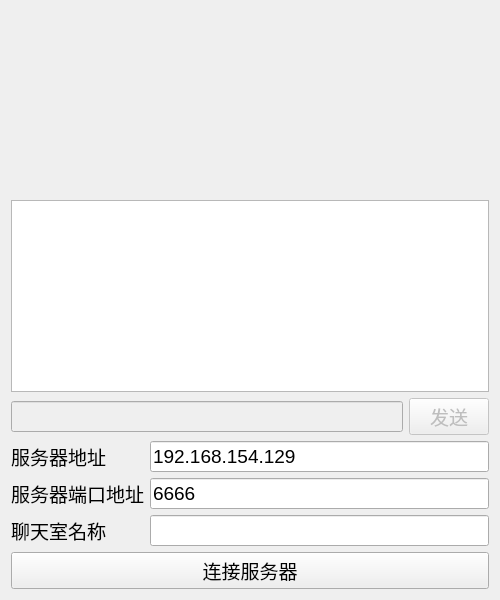
<?xml version="1.0" encoding="UTF-8"?>
<ui version="4.0">
 <class>ClientDialog</class>
 <widget class="QDialog" name="ClientDialog">
  <property name="geometry">
   <rect>
    <x>0</x>
    <y>0</y>
    <width>500</width>
    <height>600</height>
   </rect>
  </property>
  <property name="font">
   <font>
    <pointsize>14</pointsize>
   </font>
  </property>
  <property name="windowTitle">
   <string>ClientDialog</string>
  </property>
  <layout class="QVBoxLayout" name="verticalLayout">
   <item>
    <spacer name="verticalSpacer">
     <property name="orientation">
      <enum>Qt::Vertical</enum>
     </property>
     <property name="sizeHint" stdset="0">
      <size>
       <width>20</width>
       <height>40</height>
      </size>
     </property>
    </spacer>
   </item>
   <item>
    <widget class="QListWidget" name="listWidget"/>
   </item>
   <item>
    <layout class="QHBoxLayout" name="horizontalLayout">
     <item>
      <widget class="QLineEdit" name="messageEdit">
       <property name="enabled">
        <bool>false</bool>
       </property>
      </widget>
     </item>
     <item>
      <widget class="QPushButton" name="sendButton">
       <property name="enabled">
        <bool>false</bool>
       </property>
       <property name="text">
        <string>发送</string>
       </property>
      </widget>
     </item>
    </layout>
   </item>
   <item>
    <layout class="QGridLayout" name="gridLayout">
     <item row="1" column="2">
      <widget class="QLineEdit" name="portEdit">
       <property name="text">
        <string>6666</string>
       </property>
      </widget>
     </item>
     <item row="2" column="2">
      <widget class="QLineEdit" name="nameEdit"/>
     </item>
     <item row="2" column="0">
      <widget class="QLabel" name="label_3">
       <property name="text">
        <string>聊天室名称</string>
       </property>
      </widget>
     </item>
     <item row="0" column="2">
      <widget class="QLineEdit" name="ipEdit">
       <property name="text">
        <string>192.168.154.129</string>
       </property>
      </widget>
     </item>
     <item row="0" column="0">
      <widget class="QLabel" name="label">
       <property name="text">
        <string>服务器地址</string>
       </property>
      </widget>
     </item>
     <item row="1" column="0">
      <widget class="QLabel" name="label_2">
       <property name="text">
        <string>服务器端口地址</string>
       </property>
      </widget>
     </item>
    </layout>
   </item>
   <item>
    <widget class="QPushButton" name="connectButton">
     <property name="text">
      <string>连接服务器</string>
     </property>
    </widget>
   </item>
  </layout>
 </widget>
 <resources/>
 <connections/>
</ui>
